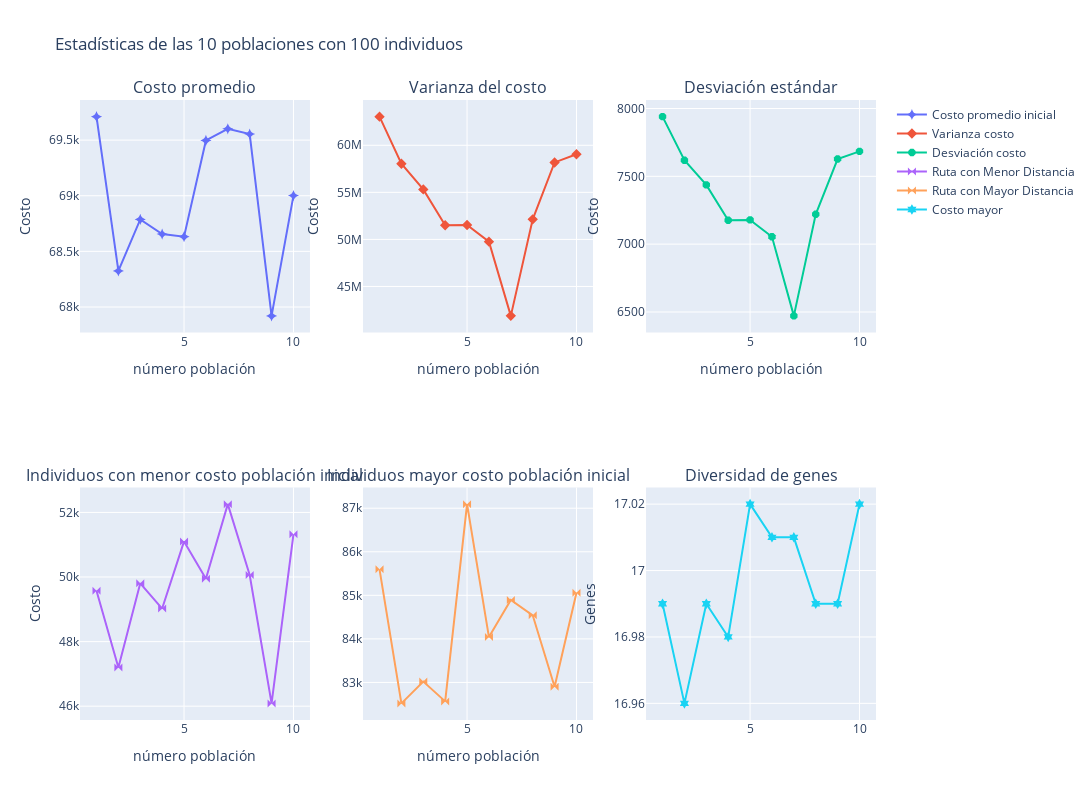

Notebook code for this chart:
### Code cell
POB_FILE = "files\\act_2\\poblaciones\\pob_10_100.pkl"
pobs = get_poblaciones_iniciales(n=10,tam_pob=100)
intial_stats(pobs,f"Estadísticas de las {10} poblaciones con {100} individuos")

### Figure 1 — Plotly figure (JSON) as saved in the notebook; plotly's stock layout.template omitted (floating-point values rounded to 4 significant figures)
{"data": [{"marker": {"size": 8, "symbol": "star-diamond"}, "mode": "markers+lines", "name": "Costo promedio inicial", "type": "scatter", "x": [1, 2, 3, 4, 5, 6, 7, 8, 9, 10], "xaxis": "x", "y": [69710.0, 68320.0, 68790.0, 68660.0, 68630.0, 69500.0, 69600.0, 69550.0, 67920.0, 69000.0], "yaxis": "y"}, {"marker": {"size": 8, "symbol": "diamond-x"}, "mode": "markers+lines", "name": "Varianza costo", "type": "scatter", "x": [1, 2, 3, 4, 5, 6, 7, 8, 9, 10], "xaxis": "x2", "y": [63050000.0, 58040000.0, 55310000.0, 51510000.0, 51540000.0, 49760000.0, 41880000.0, 52130000.0, 58180000.0, 59050000.0], "yaxis": "y2"}, {"marker": {"size": 8, "symbol": "octagon"}, "mode": "markers+lines", "name": "Desviación costo", "type": "scatter", "x": [1, 2, 3, 4, 5, 6, 7, 8, 9, 10], "xaxis": "x3", "y": [7940.0, 7618.0, 7437.0, 7177.0, 7179.0, 7054.0, 6471.0, 7220.0, 7628.0, 7684.0], "yaxis": "y3"}, {"marker": {"size": 8, "symbol": "bowtie"}, "mode": "markers+lines", "name": "Ruta con Menor Distancia", "type": "scatter", "x": [1, 2, 3, 4, 5, 6, 7, 8, 9, 10], "xaxis": "x4", "y": [49580.0, 47200.0, 49800.0, 49020.0, 51100.0, 49940.0, 52260.0, 50060.0, 46090.0, 51320.0], "yaxis": "y4"}, {"marker": {"size": 8, "symbol": "bowtie"}, "mode": "markers+lines", "name": "Ruta con Mayor Distancia", "type": "scatter", "x": [1, 2, 3, 4, 5, 6, 7, 8, 9, 10], "xaxis": "x5", "y": [85600.0, 82520.0, 83020.0, 82570.0, 87090.0, 84040.0, 84890.0, 84540.0, 82900.0, 85060.0], "yaxis": "y5"}, {"marker": {"size": 8, "symbol": "hexagram"}, "mode": "markers+lines", "name": "Costo mayor", "type": "scatter", "x": [1, 2, 3, 4, 5, 6, 7, 8, 9, 10], "xaxis": "x6", "y": [16.99, 16.96, 16.99, 16.98, 17.02, 17.01, 17.01, 16.99, 16.99, 17.02], "yaxis": "y6"}], "layout": {"annotations": [{"font": {"size": 16}, "showarrow": false, "text": "Costo promedio", "x": 0.1444, "xanchor": "center", "xref": "paper", "y": 1, "yanchor": "bottom", "yref": "paper"}, {"font": {"size": 16}, "showarrow": false, "text": "Varianza del costo", "x": 0.5, "xanchor": "center", "xref": "paper", "y": 1, "yanchor": "bottom", "yref": "paper"}, {"font": {"size": 16}, "showarrow": false, "text": "Desviación estándar", "x": 0.8556, "xanchor": "center", "xref": "paper", "y": 1, "yanchor": "bottom", "yref": "paper"}, {"font": {"size": 16}, "showarrow": false, "text": "Individuos con menor costo población inicial", "x": 0.1444, "xanchor": "center", "xref": "paper", "y": 0.375, "yanchor": "bottom", "yref": "paper"}, {"font": {"size": 16}, "showarrow": false, "text": "Individuos mayor costo población inicial", "x": 0.5, "xanchor": "center", "xref": "paper", "y": 0.375, "yanchor": "bottom", "yref": "paper"}, {"font": {"size": 16}, "showarrow": false, "text": "Diversidad de genes", "x": 0.8556, "xanchor": "center", "xref": "paper", "y": 0.375, "yanchor": "bottom", "yref": "paper"}], "height": 800, "title": {"text": "Estadísticas de las 10 poblaciones con 100 individuos"}, "width": 1600, "xaxis": {"anchor": "y", "domain": [0, 0.2889], "title": {"text": "número población"}}, "xaxis2": {"anchor": "y2", "domain": [0.3556, 0.6444], "title": {"text": "número población"}}, "xaxis3": {"anchor": "y3", "domain": [0.7111, 1], "title": {"text": "número población"}}, "xaxis4": {"anchor": "y4", "domain": [0, 0.2889], "title": {"text": "número población"}}, "xaxis5": {"anchor": "y5", "domain": [0.3556, 0.6444], "title": {"text": "número población"}}, "xaxis6": {"anchor": "y6", "domain": [0.7111, 1]}, "yaxis": {"anchor": "x", "domain": [0.625, 1], "title": {"text": "Costo"}}, "yaxis2": {"anchor": "x2", "domain": [0.625, 1], "title": {"text": "Costo"}}, "yaxis3": {"anchor": "x3", "domain": [0.625, 1], "title": {"text": "Costo"}}, "yaxis4": {"anchor": "x4", "domain": [0, 0.375], "title": {"text": "Costo"}}, "yaxis5": {"anchor": "x5", "domain": [0, 0.375]}, "yaxis6": {"anchor": "x6", "domain": [0, 0.375], "title": {"text": "Genes"}}}}
